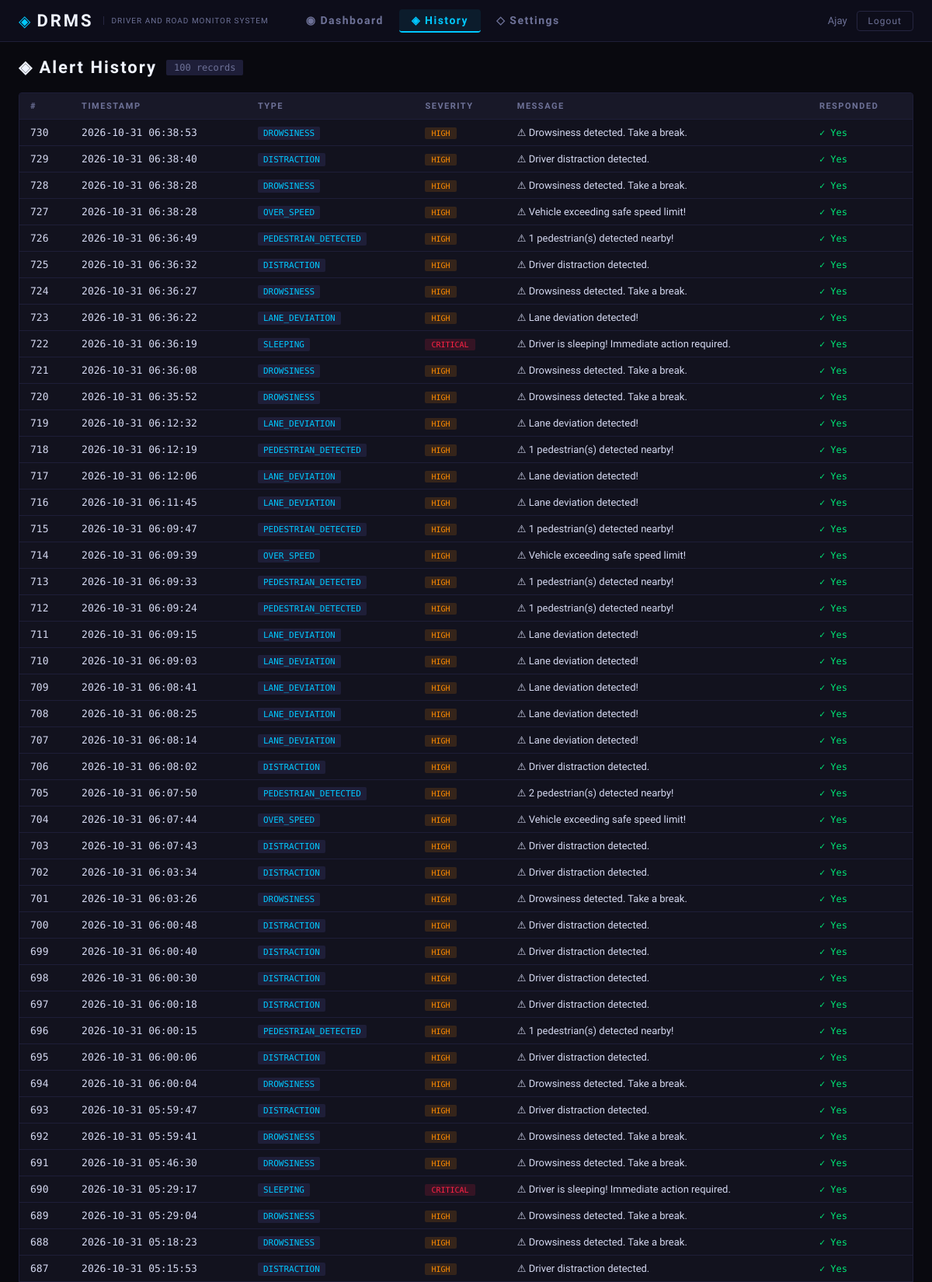
The app's page /history (signed in, upper part) with its own data.
### database/db.py (models this page shows)
class Alert(Base):
    __tablename__ = 'alerts'
    id         = Column(Integer, primary_key=True)
    alert_type = Column(String(50), nullable=False)   # e.g. 'DROWSINESS', 'LANE_DEVIATION'
    severity   = Column(String(20), nullable=False)   # 'LOW', 'MEDIUM', 'HIGH', 'CRITICAL'
    message    = Column(Text)
    timestamp  = Column(DateTime, default=datetime.utcnow)
    responded  = Column(Boolean, default=False)
    emergency_messages = relationship('EmergencyMessage', back_populates='alert', cascade='all, delete')

### app.py (the view)
@app.route('/history')
def history():
    if 'user_id' not in session:
        return redirect(url_for('login'))
    alerts = get_alert_history(limit=100)
    return render_template('history.html', alerts=alerts,
                           user_name=session.get('user_name', 'Driver'))

### database/db.py (called while the page is built)
def get_db():
    return SessionLocal()

def get_alert_history(limit: int = 50):
    db = get_db()
    try:
        return (db.query(Alert)
                  .order_by(Alert.timestamp.desc())
                  .limit(limit)
                  .all())
    finally:
        db.close()

### templates/history.html (shortened to what this page needs)
{% extends "base.html" %}
{% block content %}
<div class="page-header">
  <h2>◈ Alert History</h2>
  <span class="record-count">{{ alerts|length }} records</span>
</div>
<div class="history-table-wrap">
  <table class="history-table">
    <thead>
      <tr>
        <th>#</th>
        <th>Timestamp</th>
        <th>Type</th>
        <th>Severity</th>
        <th>Message</th>
        <th>Responded</th>
      </tr>
    </thead>
    <tbody>
      {% if alerts %}
        {% for a in alerts %}
        <tr class="row-{{ a.severity | lower }}">
          <td class="mono">{{ a.id }}</td>
          <td class="mono">{{ a.timestamp.strftime('%Y-%m-%d %H:%M:%S') }}</td>
          <td><span class="type-badge">{{ a.alert_type }}</span></td>
          <td><span class="severity-badge sev-{{ a.severity | lower }}">{{ a.severity }}</span></td>
          <td>{{ a.message }}</td>
          <td>{% if a.responded %}<span class="responded-yes">✓ Yes</span>{% else %}<span class="responded-no">✗ No</span>{% endif %}</td>
        </tr>
        {% endfor %}
      {% else %}
        <tr><td colspan="6" class="no-data">No alerts recorded yet.</td></tr>
      {% endif %}
    </tbody>
  </table>
</div>
{% endblock %}

### templates/base.html (shortened to what this page needs)
<!DOCTYPE html>
<html lang="en">
<head>
  <link rel="stylesheet" href="{{ url_for('static', filename='css/style.css', v='4') }}"/>
</head>
<body{% block body_class %}{% endblock %}>
  {% block nav %}
  <nav class="topnav">
    <div class="nav-brand">
      <span class="brand-icon">◈</span>
      <span class="brand-name"><a href="{{ url_for('landing') }}" style="color: inherit; text-decoration: none;">DRMS</a></span>
      <span class="brand-sub">Driver And Road Monitor System</span>
    </div>
    <div class="nav-links">
      <a href="{{ url_for('dashboard') }}" class="nav-link {% if request.endpoint == 'dashboard' %}active{% endif %}">
        ◉ Dashboard
      </a>
      <a href="{{ url_for('history') }}" class="nav-link {% if request.endpoint == 'history' %}active{% endif %}">
        ◈ History
      </a>
      <a href="{{ url_for('settings') }}" class="nav-link {% if request.endpoint == 'settings' %}active{% endif %}">
        ◇ Settings
      </a>
    </div>
    <div class="nav-user">
      <span class="user-name">{{ user_name }}</span>
      <a href="{{ url_for('logout') }}" class="btn-logout">Logout</a>
    </div>
  </nav>
  {% endblock %}
  {% block main %}
  <main class="main-content">
    {% block content %}{% endblock %}
  </main>
  {% endblock %}
</body>
</html>

### static/css/style.css (style rules this page uses)
:root { --bg: #09090f; --bg2: #0d0d1a; --bg3: #111120; --panel: #12121e; --panel2: #181828; --border: #1e1e38; --border2: #252540; --accent: #00c8ff; --accent2: #0090cc; --warn: #ff8c00; --danger: #ff2244; --success: #00e676; --purple: #7c3aed; --text: #d4d8f0; --text-dim: #6e7298; --text-bright: #f0f4ff; --font-head: 'Rajdhani', sans-serif; --font-body: 'Exo 2', sans-serif; --font-mono: 'Share Tech Mono', monospace; --radius: 4px; --shadow: 0 4px 24px rgba(0,0,0,0.6); }
*, *::before, *::after { box-sizing: border-box; margin: 0; padding: 0; }
html, body { background: var(--bg); color: var(--text); font-family: var(--font-body); font-size: 14px; min-height: 100vh; }
.topnav { display: flex; align-items: center; gap: 0; padding: 0 24px; height: 54px; background: var(--bg2); border-bottom: 1px solid var(--border); position: sticky; top: 0; z-index: 100; }
.nav-brand { display: flex; align-items: center; gap: 8px; margin-right: 32px; }
.brand-icon { color: var(--accent); font-size: 20px; }
.brand-name { font-family: var(--font-head); font-size: 22px; font-weight: 700; color: var(--text-bright); letter-spacing: 3px; }
.brand-sub { font-size: 10px; color: var(--text-dim); text-transform: uppercase; letter-spacing: 1px; border-left: 1px solid var(--border2); padding-left: 10px; margin-left: 4px; }
.nav-links { display: flex; gap: 4px; flex: 1; }
.nav-link { padding: 6px 16px; font-family: var(--font-head); font-size: 14px; font-weight: 600; letter-spacing: 1.5px; color: var(--text-dim); text-decoration: none; border-radius: var(--radius); transition: all 0.2s; }
.nav-link.active { color: var(--accent); background: rgba(0,200,255,0.08); border-bottom: 2px solid var(--accent); }
.nav-user { display: flex; align-items: center; gap: 12px; }
.user-name { font-family: var(--font-head); font-size: 13px; color: var(--text-dim); }
.btn-logout { padding: 5px 14px; background: transparent; border: 1px solid var(--border2); color: var(--text-dim); border-radius: var(--radius); font-family: var(--font-head); font-size: 12px; letter-spacing: 1px; cursor: pointer; transition: all 0.2s; text-decoration: none; }
.main-content { padding: 20px 24px 40px; }
.mono { font-family: var(--font-mono); }
.sev-critical { background: rgba(255,34,68,0.2); color: var(--danger); }
.sev-high { background: rgba(255,140,0,0.2); color: var(--warn); }
.page-header { display: flex; align-items: center; gap: 12px; margin-bottom: 20px; }
.page-header h2 { font-family: var(--font-head); font-size: 22px; letter-spacing: 2px; color: var(--text-bright); }
.record-count { font-family: var(--font-mono); font-size: 12px; background: var(--border); padding: 3px 10px; border-radius: 2px; color: var(--text-dim); }
.history-table-wrap { background: var(--panel); border: 1px solid var(--border); border-radius: var(--radius); overflow: auto; }
.history-table { width: 100%; border-collapse: collapse; font-size: 13px; }
.history-table th { font-family: var(--font-head); font-size: 11px; letter-spacing: 1.5px; text-transform: uppercase; color: var(--text-dim); padding: 10px 14px; background: var(--panel2); border-bottom: 1px solid var(--border); text-align: left; white-space: nowrap; }
.history-table td { padding: 9px 14px; border-bottom: 1px solid var(--border); color: var(--text); }
.type-badge { font-family: var(--font-mono); font-size: 11px; background: var(--border); padding: 2px 7px; border-radius: 2px; color: var(--accent); }
.severity-badge { font-family: var(--font-mono); font-size: 10px; padding: 2px 8px; border-radius: 2px; }
.sev-critical { background: rgba(255,34,68,0.15); color: var(--danger); }
.sev-high { background: rgba(255,140,0,0.15); color: var(--warn); }
.responded-yes { color: var(--success); font-family: var(--font-mono); font-size: 12px; }

### records on screen
Alert: id "730", timestamp "2026-10-31 06:38:53", alert_type "DROWSINESS", severity "HIGH", message "⚠ Drowsiness detected. Take a break.", responded "✓ Yes"
Alert: id "729", timestamp "2026-10-31 06:38:40", alert_type "DISTRACTION", severity "HIGH", message "⚠ Driver distraction detected.", responded "✓ Yes"
Alert: id "728", timestamp "2026-10-31 06:38:28", alert_type "DROWSINESS", severity "HIGH", message "⚠ Drowsiness detected. Take a break.", responded "✓ Yes"
Alert: id "727", timestamp "2026-10-31 06:38:28", alert_type "OVER_SPEED", severity "HIGH", message "⚠ Vehicle exceeding safe speed limit!", responded "✓ Yes"
Alert: id "726", timestamp "2026-10-31 06:36:49", alert_type "PEDESTRIAN_DETECTED", severity "HIGH", message "⚠ 1 pedestrian(s) detected nearby!", responded "✓ Yes"
Alert: id "725", timestamp "2026-10-31 06:36:32", alert_type "DISTRACTION", severity "HIGH", message "⚠ Driver distraction detected.", responded "✓ Yes"
Alert: id "724", timestamp "2026-10-31 06:36:27", alert_type "DROWSINESS", severity "HIGH", message "⚠ Drowsiness detected. Take a break.", responded "✓ Yes"
Alert: id "723", timestamp "2026-10-31 06:36:22", alert_type "LANE_DEVIATION", severity "HIGH", message "⚠ Lane deviation detected!", responded "✓ Yes"
Alert: id "722", timestamp "2026-10-31 06:36:19", alert_type "SLEEPING", severity "CRITICAL", message "⚠ Driver is sleeping! Immediate action required.", responded "✓ Yes"
Alert: id "721", timestamp "2026-10-31 06:36:08", alert_type "DROWSINESS", severity "HIGH", message "⚠ Drowsiness detected. Take a break.", responded "✓ Yes"
Alert: id "720", timestamp "2026-10-31 06:35:52", alert_type "DROWSINESS", severity "HIGH", message "⚠ Drowsiness detected. Take a break.", responded "✓ Yes"
Alert: id "719", timestamp "2026-10-31 06:12:32", alert_type "LANE_DEVIATION", severity "HIGH", message "⚠ Lane deviation detected!", responded "✓ Yes"
Alert: id "718", timestamp "2026-10-31 06:12:19", alert_type "PEDESTRIAN_DETECTED", severity "HIGH", message "⚠ 1 pedestrian(s) detected nearby!", responded "✓ Yes"
Alert: id "717", timestamp "2026-10-31 06:12:06", alert_type "LANE_DEVIATION", severity "HIGH", message "⚠ Lane deviation detected!", responded "✓ Yes"
Alert: id "716", timestamp "2026-10-31 06:11:45", alert_type "LANE_DEVIATION", severity "HIGH", message "⚠ Lane deviation detected!", responded "✓ Yes"
Alert: id "715", timestamp "2026-10-31 06:09:47", alert_type "PEDESTRIAN_DETECTED", severity "HIGH", message "⚠ 1 pedestrian(s) detected nearby!", responded "✓ Yes"
Alert: id "714", timestamp "2026-10-31 06:09:39", alert_type "OVER_SPEED", severity "HIGH", message "⚠ Vehicle exceeding safe speed limit!", responded "✓ Yes"
Alert: id "713", timestamp "2026-10-31 06:09:33", alert_type "PEDESTRIAN_DETECTED", severity "HIGH", message "⚠ 1 pedestrian(s) detected nearby!", responded "✓ Yes"
Alert: id "712", timestamp "2026-10-31 06:09:24", alert_type "PEDESTRIAN_DETECTED", severity "HIGH", message "⚠ 1 pedestrian(s) detected nearby!", responded "✓ Yes"
Alert: id "711", timestamp "2026-10-31 06:09:15", alert_type "LANE_DEVIATION", severity "HIGH", message "⚠ Lane deviation detected!", responded "✓ Yes"
Alert: id "710", timestamp "2026-10-31 06:09:03", alert_type "LANE_DEVIATION", severity "HIGH", message "⚠ Lane deviation detected!", responded "✓ Yes"
Alert: id "709", timestamp "2026-10-31 06:08:41", alert_type "LANE_DEVIATION", severity "HIGH", message "⚠ Lane deviation detected!", responded "✓ Yes"
Alert: id "708", timestamp "2026-10-31 06:08:25", alert_type "LANE_DEVIATION", severity "HIGH", message "⚠ Lane deviation detected!", responded "✓ Yes"
Alert: id "707", timestamp "2026-10-31 06:08:14", alert_type "LANE_DEVIATION", severity "HIGH", message "⚠ Lane deviation detected!", responded "✓ Yes"
Alert: id "706", timestamp "2026-10-31 06:08:02", alert_type "DISTRACTION", severity "HIGH", message "⚠ Driver distraction detected.", responded "✓ Yes"
Alert: id "705", timestamp "2026-10-31 06:07:50", alert_type "PEDESTRIAN_DETECTED", severity "HIGH", message "⚠ 2 pedestrian(s) detected nearby!", responded "✓ Yes"
Alert: id "704", timestamp "2026-10-31 06:07:44", alert_type "OVER_SPEED", severity "HIGH", message "⚠ Vehicle exceeding safe speed limit!", responded "✓ Yes"
Alert: id "703", timestamp "2026-10-31 06:07:43", alert_type "DISTRACTION", severity "HIGH", message "⚠ Driver distraction detected.", responded "✓ Yes"
Alert: id "702", timestamp "2026-10-31 06:03:34", alert_type "DISTRACTION", severity "HIGH", message "⚠ Driver distraction detected.", responded "✓ Yes"
Alert: id "701", timestamp "2026-10-31 06:03:26", alert_type "DROWSINESS", severity "HIGH", message "⚠ Drowsiness detected. Take a break.", responded "✓ Yes"
Alert: id "700", timestamp "2026-10-31 06:00:48", alert_type "DISTRACTION", severity "HIGH", message "⚠ Driver distraction detected.", responded "✓ Yes"
Alert: id "699", timestamp "2026-10-31 06:00:40", alert_type "DISTRACTION", severity "HIGH", message "⚠ Driver distraction detected.", responded "✓ Yes"
Alert: id "698", timestamp "2026-10-31 06:00:30", alert_type "DISTRACTION", severity "HIGH", message "⚠ Driver distraction detected.", responded "✓ Yes"
Alert: id "697", timestamp "2026-10-31 06:00:18", alert_type "DISTRACTION", severity "HIGH", message "⚠ Driver distraction detected.", responded "✓ Yes"
Alert: id "696", timestamp "2026-10-31 06:00:15", alert_type "PEDESTRIAN_DETECTED", severity "HIGH", message "⚠ 1 pedestrian(s) detected nearby!", responded "✓ Yes"
Alert: id "695", timestamp "2026-10-31 06:00:06", alert_type "DISTRACTION", severity "HIGH", message "⚠ Driver distraction detected.", responded "✓ Yes"
Alert: id "694", timestamp "2026-10-31 06:00:04", alert_type "DROWSINESS", severity "HIGH", message "⚠ Drowsiness detected. Take a break.", responded "✓ Yes"
Alert: id "693", timestamp "2026-10-31 05:59:47", alert_type "DISTRACTION", severity "HIGH", message "⚠ Driver distraction detected.", responded "✓ Yes"
Alert: id "692", timestamp "2026-10-31 05:59:41", alert_type "DROWSINESS", severity "HIGH", message "⚠ Drowsiness detected. Take a break.", responded "✓ Yes"
Alert: id "691", timestamp "2026-10-31 05:46:30", alert_type "DROWSINESS", severity "HIGH", message "⚠ Drowsiness detected. Take a break.", responded "✓ Yes"
Alert: id "690", timestamp "2026-10-31 05:29:17", alert_type "SLEEPING", severity "CRITICAL", message "⚠ Driver is sleeping! Immediate action required.", responded "✓ Yes"
Alert: id "689", timestamp "2026-10-31 05:29:04", alert_type "DROWSINESS", severity "HIGH", message "⚠ Drowsiness detected. Take a break.", responded "✓ Yes"
Alert: id "688", timestamp "2026-10-31 05:18:23", alert_type "DROWSINESS", severity "HIGH", message "⚠ Drowsiness detected. Take a break.", responded "✓ Yes"
Alert: id "687", timestamp "2026-10-31 05:15:53", alert_type "DISTRACTION", severity "HIGH", message "⚠ Driver distraction detected.", responded "✓ Yes"

### other values on screen
{{ user_name }} "Ajay"
{{ alerts|length }} "100"
